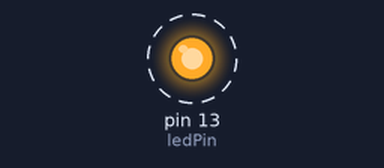
This sketch was run on a simulated Arduino Uno, built with avr-gcc and run on an emulated ATmega328P. On the bench: output pins drawn as LEDs (lit = HIGH). Dashed ring = blinking.

Above: at 0.7 s.
Timing chart, 0 to 5.8 s (numbered marks = the images above):
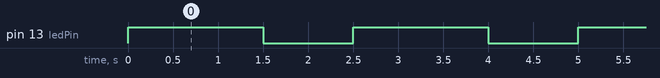

Measured:
- by itself, pin 13 (ledPin): alternates HIGH for 1.5 s and LOW for 1.0 s

The sketch:

LED_Brightness_Control.ino
```cpp
#define ledPin 13
int i=255;

void setup() {
  // put your setup code here, to run once:
pinMode(ledPin,OUTPUT);
}

void loop() {
  // put your main code here, to run repeatedly:
analogWrite(ledPin,i);
delay(500);
i=i-55;
if(i<0)
i=255;
}
```
